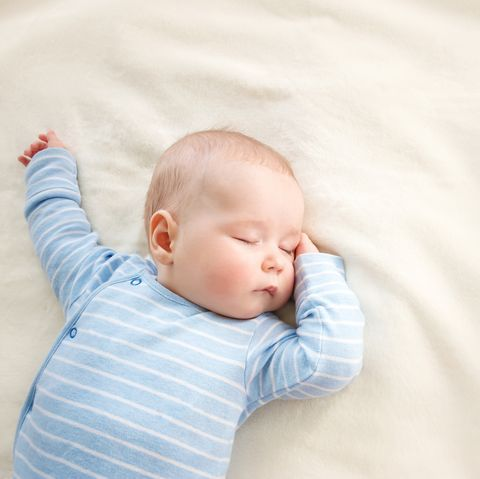
#> input picture templates/baby.jpg, 480 x 479 px, given in place of the camera
$ python annotation.py
#> lines starting #> are read from the running program, lines starting #| are printed output that depends on the picture
#> further down, frame is the input picture: shape (479, 480, 3); mean B, G, R 212.4, 216.8, 220.8
from __future__ import print_function
import cv2 as cv
import argparse


def detectAndDisplay(frame, noise=False):
#> called with noise = False
    frame_gray = cv.cvtColor(frame, cv.COLOR_BGR2GRAY)
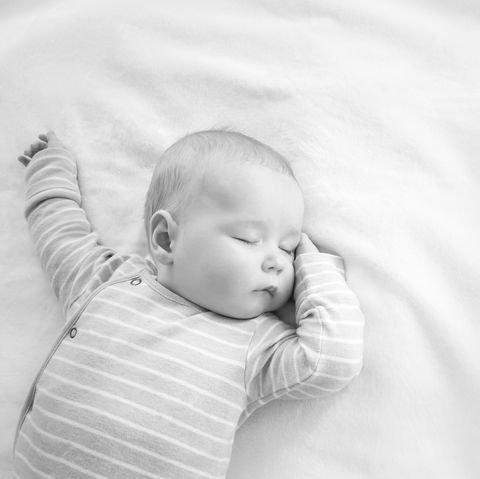
#> frame_gray: shape (479, 480); min 18, max 255, mean 217.5
    frame_gray = cv.equalizeHist(frame_gray)
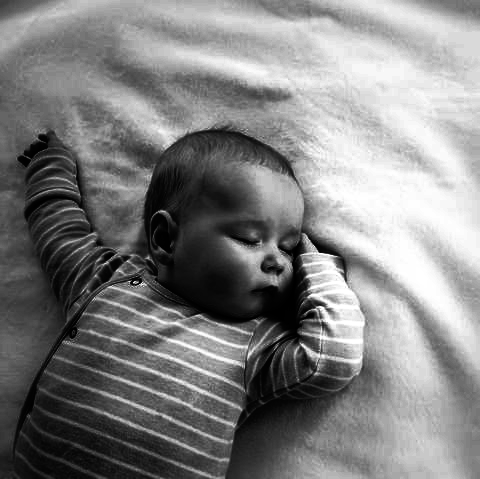
#> frame_gray: shape (479, 480); min 0, max 255, mean 129.4
    #-- Detect faces
    faces = face_cascade.detectMultiScale(frame_gray)
#> faces = [[203, 180, 142, 142]]
    faceROI = None

    if noise == 'upper-block':
        for (x,y,w,h) in faces:
            frame = cv.rectangle(frame, (x, y), (x+w, y+int(h/2)), (0,0,0), -1)
            break
    elif noise == 'under-block':
        for (x,y,w,h) in faces:
            frame = cv.rectangle(frame, (x, y+int(h/2)), (x+w, y+h), (0,0,0), -1)
            break
    elif noise == 'eye-block':
        for (x,y,w,h) in faces:
            frame = cv.rectangle(frame, (x, y+int(h/3)), (x+w, y+int(h/2)), (0,0,0), -1)
            break
    elif noise == 'nose-block':
        for (x,y,w,h) in faces:
            frame = cv.rectangle(frame, (x, y+int(h/2)), (x+w, y+int(h*2/3)), (0,0,0), -1)
            break
    elif noise == 'mouth-block':
        for (x,y,w,h) in faces:
            frame = cv.rectangle(frame, (x, y+int(h*2/3)), (x+w, y+h), (0,0,0), -1)
            break
    elif noise == 'upper-gaussian':
        for (x,y,w,h) in faces:
            blurred = cv.GaussianBlur(frame, (25,25), 0)
            frame[y:y+int(h/2),x:x+w] = blurred[y:y+int(h/2),x:x+w]
            break
    elif noise == 'under-gaussian':
        for (x,y,w,h) in faces:
            blurred = cv.GaussianBlur(frame, (25,25), 0)
            frame[y+int(h/2):y+h,x:x+w] = blurred[y+int(h/2):y+h,x:x+w]
            break
    elif noise == 'eye-gaussian':
        for (x,y,w,h) in faces:
            blurred = cv.GaussianBlur(frame, (25,25), 0)
            frame[y+int(h/3):y+int(h/2),x:x+w] = blurred[y+int(h/3):y+int(h/2),x:x+w]
            break
    elif noise == 'nose-gaussian':
        for (x,y,w,h) in faces:
            blurred = cv.GaussianBlur(frame, (25,25), 0)
            frame[y+int(h/2):y+int(h*2/3),x:x+w] = blurred[y+int(h/2):y+int(h*2/3),x:x+w]
            break
    elif noise == 'mouth-gaussian':
        for (x,y,w,h) in faces:
            blurred = cv.GaussianBlur(frame, (25,25), 0)
            frame[y+int(h*2/3):y+h,x:x+w] = blurred[y+int(h*2/3):y+h,x:x+w]
            break

    for (x,y,w,h) in faces:
        frame_gray = cv.cvtColor(frame, cv.COLOR_BGR2GRAY)
        frame_gray = cv.equalizeHist(frame_gray)
        # frame = cv.rectangle(frame, (x, y), (x+w, y+h), (0,255,0), 1)
        faceROI = frame_gray[y:y+h,x:x+w]
#> this loop made 1 pass
#> pass 1, in detectAndDisplay, `faceROI = frame_gray[y:y+h,x:x+w]`:
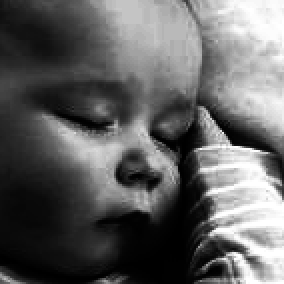
#> faceROI: shape (142, 142) (shown 2 times larger); min 0, max 255, mean 98.1
    return frame, faceROI, faces

parser = argparse.ArgumentParser(description='Code for Cascade Classifier tutorial.')
parser.add_argument('--face_cascade', help='Path to face cascade.', default='data/haarcascades/haarcascade_frontalface_alt.xml')
parser.add_argument('--eyes_cascade', help='Path to eyes cascade.', default='data/haarcascades/haarcascade_eye_tree_eyeglasses.xml')
parser.add_argument('--camera', help='Camera divide number.', type=int, default=0)
args = parser.parse_args()
face_cascade_name = args.face_cascade
eyes_cascade_name = args.eyes_cascade
face_cascade = cv.CascadeClassifier()
eyes_cascade = cv.CascadeClassifier()

#-- 1. Load the cascades
if not face_cascade.load(cv.samples.findFile(face_cascade_name)):
    print('--(!)Error loading face cascade')
    exit(0)
if not eyes_cascade.load(cv.samples.findFile(eyes_cascade_name)):
    print('--(!)Error loading eyes cascade')
    exit(0)
camera_device = args.camera

#-- 2. Read the video stream
if __name__ == "__main__":
    cap = cv.VideoCapture(camera_device)
    if not cap.isOpened:
        print('--(!)Error opening video capture')
        exit(0)
    while True:
        ret, frame = cap.read()
        if frame is None:
            print('--(!) No captured frame -- Break!')
            break
        detectAndDisplay(frame)
        if cv.waitKey(10) == 27:
#> (key Esc is pressed here)
            break
